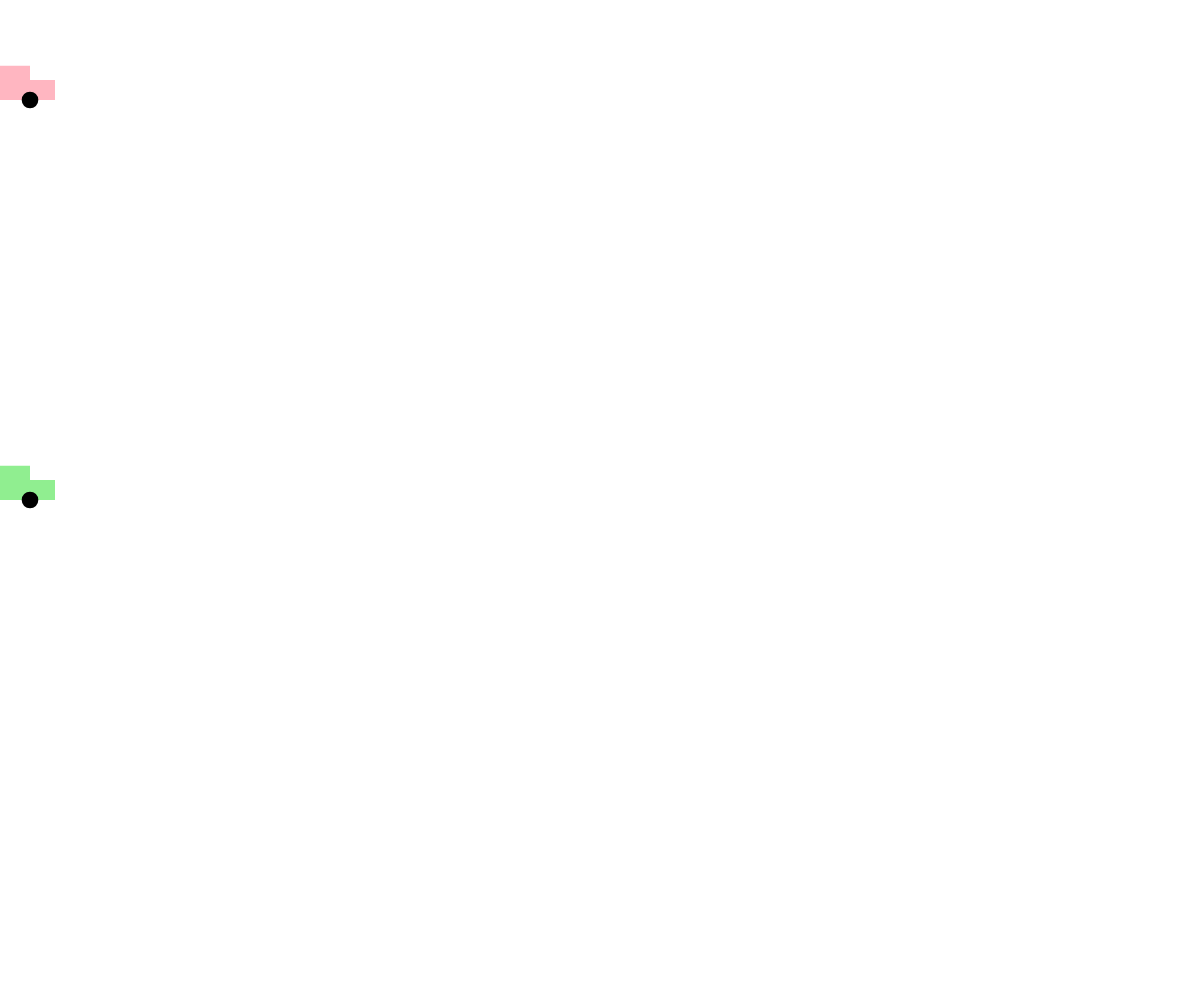
Frame 1 (no input)
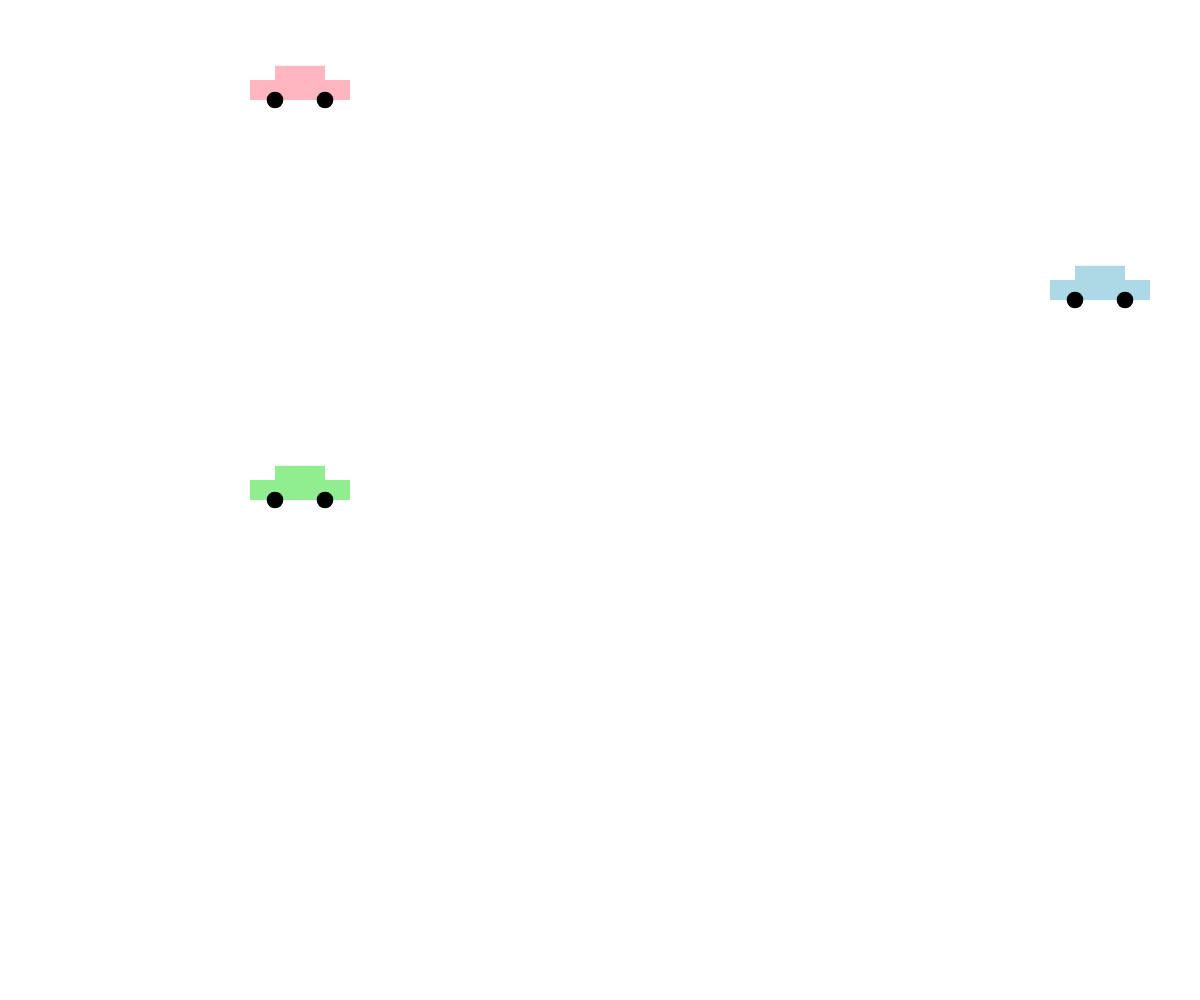
Frame 60 (no input)
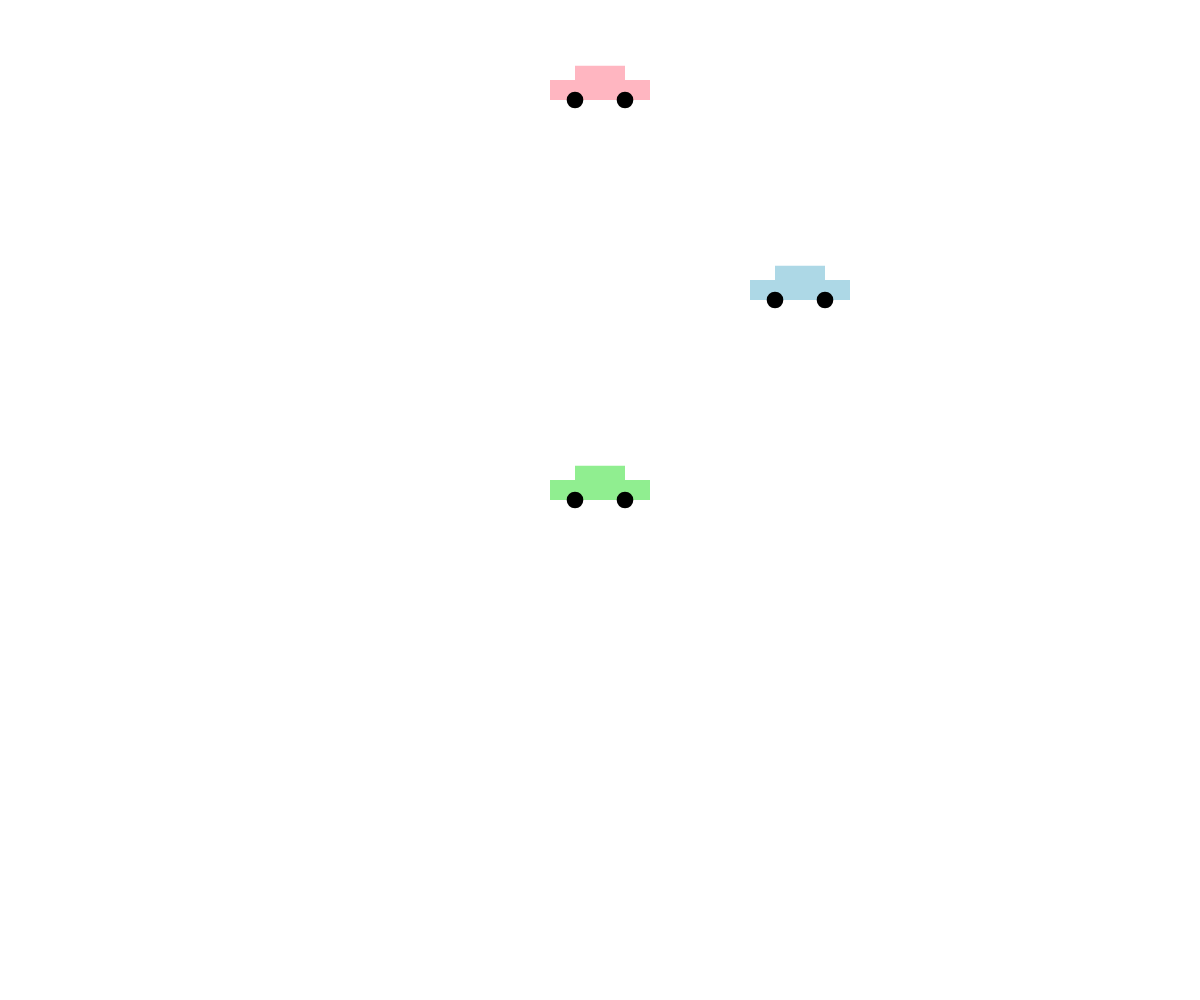
Frame 120 (the mouse pressed at the canvas centre since frame 60)

The p5.js sketch that drew these frames (run headless with seeded random() and noise() and a simulated clock; from frame 60 on, the mouse is pressed at the canvas centre):

// p5.js sketch
// ── sketch.js
const canvasWidth = window.innerWidth;
const canvasHeight = window.innerHeight; 

// feel free to change these values as you like!
const c1 = {
    x: 0,
    y: 100,
    width: 100,
    speed: 5,
    color: 'lightpink'
};

const c2 = {
    x: 1400,
    y: 300,
    width: 100,
    speed: -5,
    color: 'lightblue'
};

const c3 = {
    x: 0,
    y: 500,
    width: 100,
    speed: 5,
    color: 'lightgreen'
};

// required to set up the canvas:
function setup() {
    createCanvas(canvasWidth, canvasHeight);
}


// animation loop:
function draw() {
    // clear the canvas:
    clear();

    // move the car:
    if (c1.x > canvasWidth + 55) {
        c1.x = -55;
        c3.x = -55;
    }
    if (c2.x < -55) {
        c2.x = canvasWidth + 55
    }

    c1.x += c1.speed;
    c2.x += c2.speed;
    c3.x += c3.speed;
    // redraw the car:
    drawCar(c1.x, c1.y, c1.width, c1.color);
    drawCar(c2.x, c2.y, c2.width, c2.color);
    drawCar(c3.x, c3.y, c3.width, c3.color);
}


// this function's job is to draw a car based on the 
// parameters the user passes in (x, y, size, fillColor, and wheelColor)
function drawCar(x, y, size, fillColor, wheelColor='black') {
    strokeWeight(0);
    
    // body
    fill(fillColor);
    rect(x - size/4, y - (size/5 + size/7), size / 2, size/7); // top
    rect(x - size/2, y - size/5, size, size/5); // bottom

    // wheels:
    fill(wheelColor);
    circle(x - size / 4, y, size / 6);
    circle(x + size / 4, y, size / 6);
}
